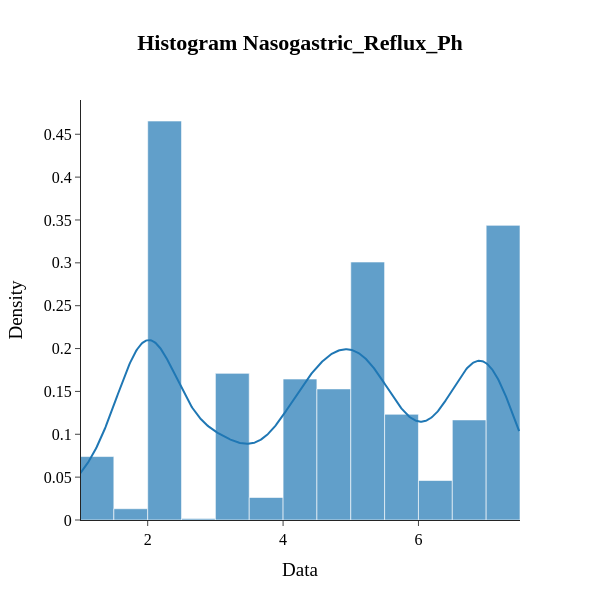

This figure's notebook cell:
### Markdown cell above
$\text{Next feature is nasogastric\_reflux\_ph.}$

### Code cell
plots.hist_plot_with_kde(data=train_data["nasogastric_reflux_ph"], name="nasogastric_reflux_ph", bin_size=0.5)

### Figure 1 — Plotly figure (JSON) as saved in the notebook; plotly's stock layout.template omitted (floating-point values rounded to 4 significant figures; data arrays with more than 128 entries replaced by an {"elided": "..."} marker saying what was removed)
{"data": [{"autobinx": false, "histnorm": "probability density", "legendgroup": "nasogastric_reflux_ph", "marker": {"color": "rgb(31, 119, 180)"}, "name": "nasogastric_reflux_ph", "opacity": 0.7, "type": "histogram", "x": {"elided": "1235 float values"}, "xaxis": "x", "xbins": {"end": 7.5, "size": 0.5, "start": 1}, "yaxis": "y"}, {"legendgroup": "nasogastric_reflux_ph", "marker": {"color": "rgb(31, 119, 180)"}, "mode": "lines", "name": "nasogastric_reflux_ph", "showlegend": false, "type": "scatter", "x": {"elided": "500 float values"}, "xaxis": "x", "y": {"elided": "500 float values"}, "yaxis": "y"}], "layout": {"barmode": "overlay", "font": {"color": "Black", "family": "Times New Roman", "size": 16}, "height": 600, "hovermode": "closest", "legend": {"traceorder": "reversed"}, "showlegend": false, "title": {"text": "<b>Histogram Nasogastric_Reflux_Ph<b>", "x": 0.5}, "width": 600, "xaxis": {"anchor": "y2", "domain": [0, 1], "title": {"text": "Data"}, "zeroline": false}, "yaxis": {"anchor": "free", "domain": [0, 1], "position": 0, "title": {"text": "Density"}}}}
